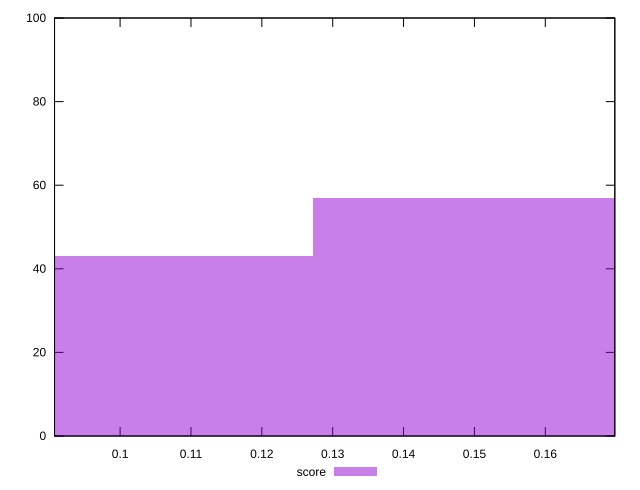

Write the gnuplot code that produced this figure.
reset

$score <<EOF
0.16964946137158957 57
0.08482473068579478 43
EOF

set key outside below
set boxwidth 0.08482473068579478
set xrange [0.09074799393538618:0.16981000368034238]
set yrange [0:100]
set trange [0:100]
set style fill transparent solid 0.5 noborder
set terminal svg size 640, 490 enhanced background rgb 'white'
set output "reprap/largest-contentful-paint/samples/pages+cached+noexternal+noimg/score/histogram.svg"

plot $score title "score" with boxes

reset
